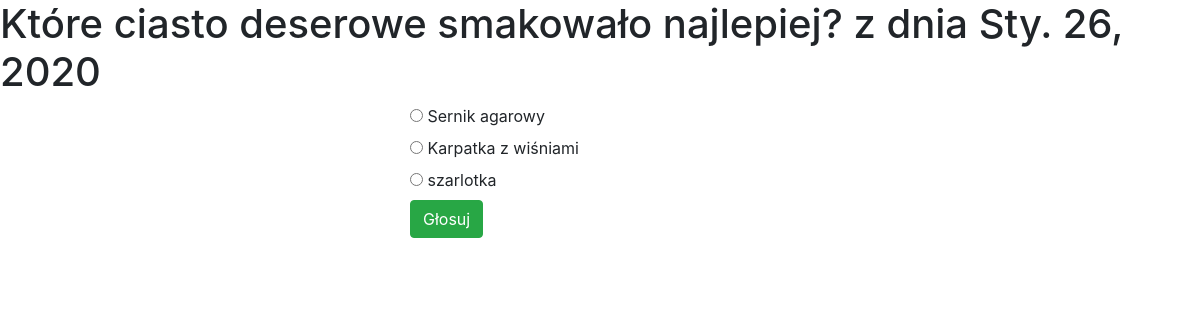
The page /ankieta/7/ on the database its author committed.
### ankieta/models.py (models this page shows, shortened)
class Pytanie(models.Model):
    tekst_pytanie = models.CharField(max_length=200)
    data_publikowacji = models.DateField(auto_now=True)
    objects=models.Manager()

class Odpowiedz(models.Model):
    pytanie= models.ForeignKey(Pytanie,on_delete=models.CASCADE)
    tekst_odpowiedzi =models.CharField(max_length=200)
    glosy= models.IntegerField(default=0)
    objects=models.Manager()

### ankieta/views.py (the view)
# urls.py: path('<int:pytanie_id>/',views.szczegoly,name='szczegoly'),
def szczegoly(request,pytanie_id):
    try:
        pytanie=Pytanie.objects.get(pk=pytanie_id)
    except Pytanie.DoesNotExist:
        return render(request, 'ankieta/blad.html',status=404)
    return render(request, 'ankieta/szczegoly.html', {'pytanie':pytanie})

### ankieta/templates/ankieta/szczegoly.html (shortened to what this page needs)
{% extends 'ankieta/base.html' %}
{% block content %}
<h1>{{ pytanie.tekst_pytanie }} z dnia {{ pytanie.data_publikowacji }}</h1></div>
    <div class="row">
      <div class="col-sm">
      </div>
      <div class="col-sm">
        <form action="{% url 'glosuj' pytanie.id %}" method="POST">
            {% for odp in pytanie.odpowiedz_set.all %}
                <input type="radio" name="odp" id="odp{{ forloop.counter }}" value="{{ odp.id}}">
                <label for="odp{{ forloop.counter }}">{{ odp.tekst_odpowiedzi}}</label>
                <br>
            {% endfor %}
           <button type= "submit" class="btn btn-success">Głosuj</button>
        </form>
      </div>
      <div class="col-sm">
      </div>
    </div>
  {% endblock %}

### rows shown on the page
Pytanie: tekst_pytanie "Które ciasto deserowe smakowało najlepiej?", data_publikowacji "Sty. 26, 2020"
Odpowiedz: tekst_odpowiedzi "Sernik agarowy"
Odpowiedz: tekst_odpowiedzi "Karpatka z wiśniami"
Odpowiedz: tekst_odpowiedzi "szarlotka"
